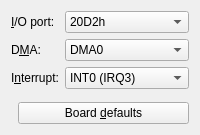
     <widget class="QWidget" name="sndSb16Tab">
      <attribute name="title">
       <string notr="true">SB16</string>
      </attribute>
      <layout class="QVBoxLayout" name="sndSb16TabLayout">
       <item>
        <layout class="QFormLayout" name="sndSb16TabForm">
         <item row="0" column="0">
          <widget class="QLabel" name="SNDSB16IOLabel">
           <property name="text">
            <string>&amp;I/O port:</string>
           </property>
           <property name="buddy">
            <cstring>SNDSB16IO</cstring>
           </property>
          </widget>
         </item>
         <item row="0" column="1">
          <widget class="QComboBox" name="SNDSB16IO">
           <item>
            <property name="text">
             <string notr="true">20D2h</string>
            </property>
           </item>
           <item>
            <property name="text">
             <string notr="true">20D4h</string>
            </property>
           </item>
           <item>
            <property name="text">
             <string notr="true">20D6h</string>
            </property>
           </item>
           <item>
            <property name="text">
             <string notr="true">20D8h</string>
            </property>
           </item>
           <item>
            <property name="text">
             <string notr="true">20DAh</string>
            </property>
           </item>
           <item>
            <property name="text">
             <string notr="true">20DCh</string>
            </property>
           </item>
           <item>
            <property name="text">
             <string notr="true">20DEh</string>
            </property>
           </item>
          </widget>
         </item>
         <item row="1" column="0">
          <widget class="QLabel" name="SNDSB16DMALabel">
           <property name="text">
            <string>D&amp;MA:</string>
           </property>
           <property name="buddy">
            <cstring>SNDSB16DMA</cstring>
           </property>
          </widget>
         </item>
         <item row="1" column="1">
          <widget class="QComboBox" name="SNDSB16DMA">
           <item>
            <property name="text">
             <string notr="true">DMA0</string>
            </property>
           </item>
           <item>
            <property name="text">
             <string notr="true">DMA3</string>
            </property>
           </item>
          </widget>
         </item>
         <item row="2" column="0">
          <widget class="QLabel" name="SNDSB16INTLabel">
           <property name="text">
            <string>I&amp;nterrupt:</string>
           </property>
           <property name="buddy">
            <cstring>SNDSB16INT</cstring>
           </property>
          </widget>
         </item>
         <item row="2" column="1">
          <widget class="QComboBox" name="SNDSB16INT">
           <item>
            <property name="text">
             <string notr="true">INT0 (IRQ3)</string>
            </property>
           </item>
           <item>
            <property name="text">
             <string notr="true">INT1 (IRQ5)</string>
            </property>
           </item>
           <item>
            <property name="text">
             <string notr="true">INT41 (IRQ10)</string>
            </property>
           </item>
           <item>
            <property name="text">
             <string notr="true">INT5 (IRQ12)</string>
            </property>
           </item>
          </widget>
         </item>
        </layout>
       </item>
       <item>
        <spacer name="sndSb16TabSpacer">
         <property name="orientation">
          <enum>Qt::Vertical</enum>
         </property>
        </spacer>
       </item>
       <item>
        <layout class="QHBoxLayout" name="sndSb16TabButtons">
         <item>
          <spacer name="sndSb16TabButtonSpacer">
           <property name="orientation">
            <enum>Qt::Horizontal</enum>
           </property>
          </spacer>
         </item>
         <item>
          <widget class="QPushButton" name="sndSb16TabDefaults">
           <property name="text">
            <string>Board &amp;defaults</string>
           </property>
          </widget>
         </item>
        </layout>
       </item>
      </layout>
     </widget>
